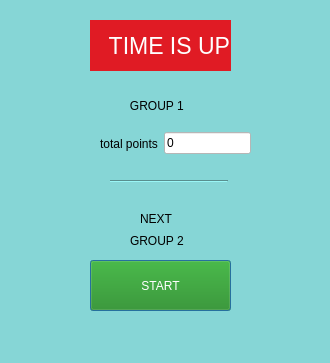
<?xml version="1.0" encoding="UTF-8"?>
<ui version="4.0">
 <class>Time_is_up</class>
 <widget class="QDialog" name="Time_is_up">
  <property name="geometry">
   <rect>
    <x>0</x>
    <y>0</y>
    <width>330</width>
    <height>363</height>
   </rect>
  </property>
  <property name="windowTitle">
   <string>Dialog</string>
  </property>
  <property name="styleSheet">
   <string notr="true">background-color: rgb(134, 214, 214);</string>
  </property>
  <widget class="QLabel" name="label">
   <property name="geometry">
    <rect>
     <x>90</x>
     <y>20</y>
     <width>141</width>
     <height>51</height>
    </rect>
   </property>
   <property name="font">
    <font>
     <pointsize>17</pointsize>
    </font>
   </property>
   <property name="styleSheet">
    <string notr="true">background-color: rgb(224, 27, 36);
color: rgb(255, 255, 255);
border-right-color: rgb(36, 31, 49);</string>
   </property>
   <property name="text">
    <string>   TIME IS UP</string>
   </property>
  </widget>
  <widget class="QPushButton" name="pushButton_start">
   <property name="geometry">
    <rect>
     <x>90</x>
     <y>260</y>
     <width>141</width>
     <height>51</height>
    </rect>
   </property>
   <property name="styleSheet">
    <string notr="true">color: rgb(255, 255, 255);
background-color: rgb(26, 135, 9);
border-right-color: rgb(38, 162, 105);</string>
   </property>
   <property name="text">
    <string>START</string>
   </property>
  </widget>
  <widget class="QLabel" name="label_group_name">
   <property name="geometry">
    <rect>
     <x>120</x>
     <y>90</y>
     <width>101</width>
     <height>31</height>
    </rect>
   </property>
   <property name="text">
    <string>   GROUP 1</string>
   </property>
  </widget>
  <widget class="QLabel" name="label_3">
   <property name="geometry">
    <rect>
     <x>140</x>
     <y>210</y>
     <width>67</width>
     <height>17</height>
    </rect>
   </property>
   <property name="text">
    <string>NEXT</string>
   </property>
  </widget>
  <widget class="QLabel" name="label_next_group_name">
   <property name="geometry">
    <rect>
     <x>130</x>
     <y>230</y>
     <width>91</width>
     <height>21</height>
    </rect>
   </property>
   <property name="text">
    <string>GROUP 2</string>
   </property>
  </widget>
  <widget class="Line" name="line">
   <property name="geometry">
    <rect>
     <x>110</x>
     <y>180</y>
     <width>118</width>
     <height>3</height>
    </rect>
   </property>
   <property name="orientation">
    <enum>Qt::Horizontal</enum>
   </property>
  </widget>
  <widget class="QWidget" name="layoutWidget">
   <property name="geometry">
    <rect>
     <x>100</x>
     <y>130</y>
     <width>151</width>
     <height>27</height>
    </rect>
   </property>
   <layout class="QHBoxLayout" name="horizontalLayout">
    <item>
     <widget class="QLabel" name="label_2">
      <property name="text">
       <string>total points</string>
      </property>
     </widget>
    </item>
    <item>
     <widget class="QLineEdit" name="lineEdit">
      <property name="styleSheet">
       <string notr="true">background-color: rgb(255, 255, 255);</string>
      </property>
      <property name="text">
       <string>0</string>
      </property>
     </widget>
    </item>
   </layout>
  </widget>
 </widget>
 <resources/>
 <connections/>
</ui>
